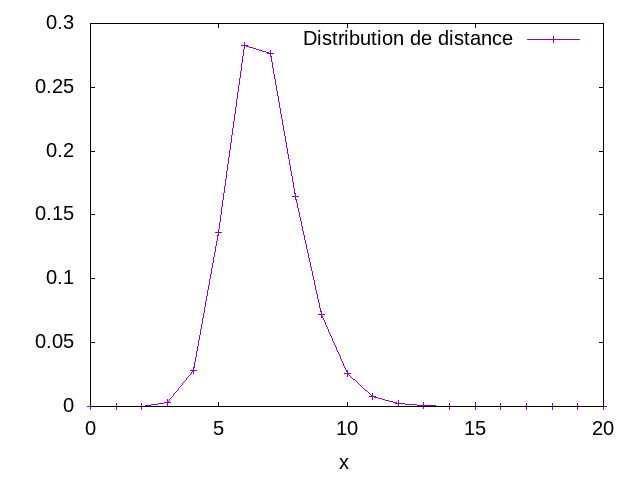

The script that saved this image:
set terminal png 15
set encoding utf8
set output "distributionDistance.png"
set xrange [0:20]
set yrange [0:0.3]
set xlabel "x"

plot "file_distributionDistance" t "Distribution de distance" with linesp lt 1 pt 1

